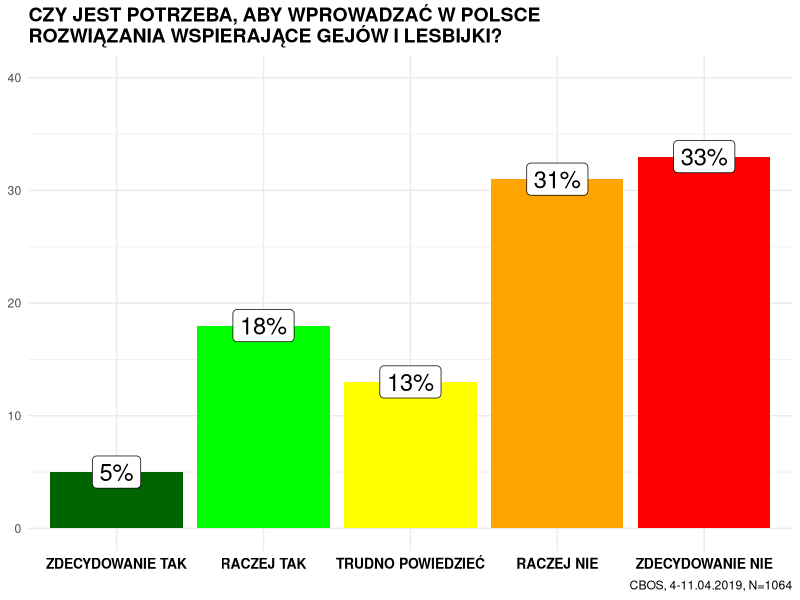

R code for this plot:
## ---- chunk 1
knitr::opts_chunk$set(echo=T)
## ---- chunk 2
library(dplyr)
library(ggplot2)

data <- data.frame(response=c("ZDECYDOWANIE TAK", "RACZEJ TAK", "TRUDNO POWIEDZIEĆ", "RACZEJ NIE", "ZDECYDOWANIE NIE"),
                   value=c(5,18,13,31,33))
data$label <- paste0(data$value, "%")
data$response = factor(data$response, levels=data$response) # Wymuszamy kolejność

ggplot(data, aes(x=response, y=value, label=label)) +
  ggtitle("CZY JEST POTRZEBA, ABY WPROWADZAĆ W POLSCE \nROZWIĄZANIA WSPIERAJĄCE GEJÓW I LESBIJKI?") +
  labs(caption="CBOS, 4-11.04.2019, N=1064") +
  geom_col(fill=rev(c("red", "orange", "yellow", "green", "dark green"))) +
  theme_minimal() + 
  expand_limits(y=c(0,40)) +
  theme(legend.position="none", 
        axis.title.x=element_blank(),
        axis.title.y=element_blank(),
        plot.title=element_text(size=14, face="bold", colour = "black"),
        axis.text.x=element_text(size=10, face="bold", color = "black")) +
  geom_label(size=6) 
